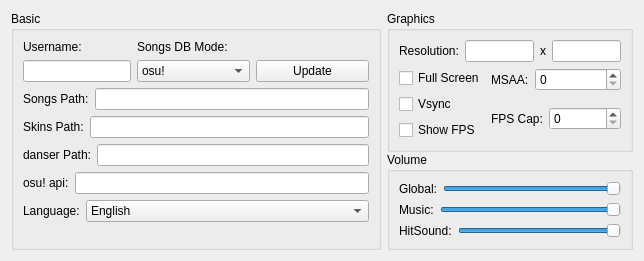
            <widget class="QWidget" name="generalSettings">
             <attribute name="title">
              <string>General</string>
             </attribute>
             <layout class="QGridLayout" name="gridLayout_3">
              <item row="0" column="0">
               <layout class="QGridLayout" name="generalSettingsGridLayout" rowstretch="3,2" columnstretch="3,2">
                <property name="verticalSpacing">
                 <number>0</number>
                </property>
                <item row="0" column="0" rowspan="2">
                 <widget class="QGroupBox" name="basicGroupBox">
                  <property name="title">
                   <string>Basic</string>
                  </property>
                  <layout class="QGridLayout" name="gridLayout_6">
                   <item row="0" column="0">
                    <layout class="QFormLayout" name="basicFormLayout">
                     <property name="horizontalSpacing">
                      <number>6</number>
                     </property>
                     <item row="0" column="0">
                      <layout class="QVBoxLayout" name="usernameVerticalLayout">
                       <item>
                        <widget class="QLabel" name="usernameLabel">
                         <property name="text">
                          <string>Username:</string>
                         </property>
                        </widget>
                       </item>
                       <item>
                        <widget class="QLineEdit" name="usernameLineEdit">
                         <property name="toolTip">
                          <string>Your username (not the username of the replay)</string>
                         </property>
                        </widget>
                       </item>
                      </layout>
                     </item>
                     <item row="0" column="1">
                      <layout class="QGridLayout" name="songsDBGridLayout">
                       <item row="0" column="0" colspan="2">
                        <widget class="QLabel" name="songsDBModeLabel">
                         <property name="text">
                          <string>Songs DB Mode:</string>
                         </property>
                        </widget>
                       </item>
                       <item row="1" column="0">
                        <widget class="QComboBox" name="songsDBModeComboBox">
                         <item>
                          <property name="text">
                           <string notr="true">osu!</string>
                          </property>
                         </item>
                         <item>
                          <property name="text">
                           <string notr="true">danser</string>
                          </property>
                         </item>
                        </widget>
                       </item>
                       <item row="1" column="1">
                        <widget class="QPushButton" name="songsDBUpdatePushButton">
                         <property name="text">
                          <string>Update</string>
                         </property>
                        </widget>
                       </item>
                      </layout>
                     </item>
                     <item row="1" column="0" colspan="2">
                      <layout class="QFormLayout" name="songsPathFormLayout">
                       <item row="0" column="0">
                        <widget class="QLabel" name="songsPathLabel">
                         <property name="text">
                          <string>Songs Path:</string>
                         </property>
                        </widget>
                       </item>
                       <item row="0" column="1">
                        <widget class="QClickedLineEdit" name="songsPathLineEdit">
                         <property name="readOnly">
                          <bool>true</bool>
                         </property>
                        </widget>
                       </item>
                      </layout>
                     </item>
                     <item row="2" column="0" colspan="2">
                      <layout class="QFormLayout" name="skinsPathFormLayout">
                       <item row="0" column="0">
                        <widget class="QLabel" name="skinsPathLabel">
                         <property name="text">
                          <string>Skins Path:</string>
                         </property>
                        </widget>
                       </item>
                       <item row="0" column="1">
                        <widget class="QClickedLineEdit" name="skinsPathLineEdit">
                         <property name="readOnly">
                          <bool>true</bool>
                         </property>
                        </widget>
                       </item>
                      </layout>
                     </item>
                     <item row="3" column="0" colspan="2">
                      <layout class="QFormLayout" name="danserPathFormLayout">
                       <item row="0" column="0">
                        <widget class="QLabel" name="danserPathLabel">
                         <property name="text">
                          <string>danser Path:</string>
                         </property>
                        </widget>
                       </item>
                       <item row="0" column="1">
                        <widget class="QClickedLineEdit" name="danserPathLineEdit">
                         <property name="readOnly">
                          <bool>true</bool>
                         </property>
                        </widget>
                       </item>
                      </layout>
                     </item>
                     <item row="4" column="0" colspan="2">
                      <layout class="QFormLayout" name="osuApiFormLayout">
                       <item row="0" column="0">
                        <widget class="QLabel" name="osuApiPathLabel">
                         <property name="text">
                          <string>osu! api:</string>
                         </property>
                        </widget>
                       </item>
                       <item row="0" column="1">
                        <widget class="QLineEdit" name="osuApiLineEdit">
                         <property name="toolTip">
                          <string>get it from https://osu.ppy.sh/api/</string>
                         </property>
                         <property name="echoMode">
                          <enum>QLineEdit::Password</enum>
                         </property>
                        </widget>
                       </item>
                      </layout>
                     </item>
                     <item row="5" column="0" colspan="2">
                      <layout class="QFormLayout" name="languageFormLayout">
                       <item row="0" column="0">
                        <widget class="QLabel" name="languageLabel">
                         <property name="text">
                          <string>Language:</string>
                         </property>
                        </widget>
                       </item>
                       <item row="0" column="1">
                        <widget class="QComboBox" name="languageComboBox">
                         <item>
                          <property name="text">
                           <string>English</string>
                          </property>
                         </item>
                         <item>
                          <property name="text">
                           <string>Chinese(Simplified)</string>
                          </property>
                         </item>
                        </widget>
                       </item>
                      </layout>
                     </item>
                    </layout>
                   </item>
                  </layout>
                 </widget>
                </item>
                <item row="1" column="1">
                 <widget class="QGroupBox" name="volumeGroupBox">
                  <property name="title">
                   <string>Volume</string>
                  </property>
                  <layout class="QVBoxLayout" name="verticalLayout_6">
                   <item>
                    <layout class="QVBoxLayout" name="volumeVerticalLayout">
                     <item>
                      <layout class="QFormLayout" name="globalVolumeFormLayout">
                       <item row="0" column="0">
                        <widget class="QLabel" name="globalVolumeLabel">
                         <property name="text">
                          <string>Global:</string>
                         </property>
                        </widget>
                       </item>
                       <item row="0" column="1">
                        <widget class="QLabeledSlider" name="globalVolumeSlider">
                         <property name="cursor">
                          <cursorShape>SizeHorCursor</cursorShape>
                         </property>
                         <property name="mouseTracking">
                          <bool>false</bool>
                         </property>
                         <property name="layoutDirection">
                          <enum>Qt::LeftToRight</enum>
                         </property>
                         <property name="autoFillBackground">
                          <bool>false</bool>
                         </property>
                         <property name="inputMethodHints">
                          <set>Qt::ImhNone</set>
                         </property>
                         <property name="maximum">
                          <number>100</number>
                         </property>
                         <property name="value">
                          <number>100</number>
                         </property>
                         <property name="tracking">
                          <bool>false</bool>
                         </property>
                         <property name="orientation">
                          <enum>Qt::Horizontal</enum>
                         </property>
                         <property name="invertedAppearance">
                          <bool>false</bool>
                         </property>
                         <property name="invertedControls">
                          <bool>false</bool>
                         </property>
                         <property name="tickPosition">
                          <enum>QSlider::NoTicks</enum>
                         </property>
                        </widget>
                       </item>
                      </layout>
                     </item>
                     <item>
                      <layout class="QFormLayout" name="musicVolumeFormLayout">
                       <item row="0" column="0">
                        <widget class="QLabel" name="musicVolumeLabel">
                         <property name="text">
                          <string>Music:</string>
                         </property>
                        </widget>
                       </item>
                       <item row="0" column="1">
                        <widget class="QLabeledSlider" name="musicVolumeSlider">
                         <property name="cursor">
                          <cursorShape>SizeHorCursor</cursorShape>
                         </property>
                         <property name="maximum">
                          <number>100</number>
                         </property>
                         <property name="value">
                          <number>100</number>
                         </property>
                         <property name="orientation">
                          <enum>Qt::Horizontal</enum>
                         </property>
                        </widget>
                       </item>
                      </layout>
                     </item>
                     <item>
                      <layout class="QFormLayout" name="hitSoundVolumeFormLayout">
                       <item row="0" column="0">
                        <widget class="QLabel" name="hitSoundVolumeLabel">
                         <property name="text">
                          <string>HitSound:</string>
                         </property>
                        </widget>
                       </item>
                       <item row="0" column="1">
                        <widget class="QLabeledSlider" name="hitSoundVolumeSlider">
                         <property name="cursor">
                          <cursorShape>SizeHorCursor</cursorShape>
                         </property>
                         <property name="maximum">
                          <number>100</number>
                         </property>
                         <property name="value">
                          <number>100</number>
                         </property>
                         <property name="orientation">
                          <enum>Qt::Horizontal</enum>
                         </property>
                         <property name="invertedAppearance">
                          <bool>false</bool>
                         </property>
                         <property name="invertedControls">
                          <bool>false</bool>
                         </property>
                         <property name="tickPosition">
                          <enum>QSlider::NoTicks</enum>
                         </property>
                        </widget>
                       </item>
                      </layout>
                     </item>
                    </layout>
                   </item>
                  </layout>
                 </widget>
                </item>
                <item row="0" column="1">
                 <widget class="QGroupBox" name="graphicsGroupBox">
                  <property name="title">
                   <string>Graphics</string>
                  </property>
                  <layout class="QGridLayout" name="gridLayout_5">
                   <item row="0" column="0">
                    <layout class="QVBoxLayout" name="graphicsVerticalLayout" stretch="2,2">
                     <item>
                      <layout class="QHBoxLayout" name="graphicsResolutionHorizontalLayout">
                       <property name="spacing">
                        <number>6</number>
                       </property>
                       <item>
                        <widget class="QLabel" name="resolutionLabel">
                         <property name="text">
                          <string>Resolution:</string>
                         </property>
                        </widget>
                       </item>
                       <item>
                        <widget class="QLineEdit" name="graphicsWidth"/>
                       </item>
                       <item>
                        <widget class="QLabel" name="resolutionMiddleX">
                         <property name="text">
                          <string notr="true">x</string>
                         </property>
                        </widget>
                       </item>
                       <item>
                        <widget class="QLineEdit" name="graphicsHeight"/>
                       </item>
                      </layout>
                     </item>
                     <item>
                      <layout class="QFormLayout" name="graphicsOtherFormLayout">
                       <item row="0" column="0">
                        <layout class="QVBoxLayout" name="graphicsOtherCheckBoxVerticalLayout">
                         <item>
                          <widget class="QCheckBox" name="fullScreenCheckBox">
                           <property name="text">
                            <string>Full Screen</string>
                           </property>
                          </widget>
                         </item>
                         <item>
                          <widget class="QCheckBox" name="vsyncCheckBox">
                           <property name="text">
                            <string>Vsync</string>
                           </property>
                          </widget>
                         </item>
                         <item>
                          <widget class="QCheckBox" name="showFPSCheckBox">
                           <property name="text">
                            <string>Show FPS</string>
                           </property>
                          </widget>
                         </item>
                        </layout>
                       </item>
                       <item row="0" column="1">
                        <layout class="QVBoxLayout" name="graphicsOtherSpinBoxVerticalLayout">
                         <item>
                          <layout class="QFormLayout" name="MSAAFormLayout">
                           <item row="0" column="0">
                            <widget class="QLabel" name="MSAALabel">
                             <property name="text">
                              <string>MSAA:</string>
                             </property>
                            </widget>
                           </item>
                           <item row="0" column="1">
                            <widget class="QSpinBox" name="MSAASpinBox">
                             <property name="minimum">
                              <number>0</number>
                             </property>
                             <property name="maximum">
                              <number>16</number>
                             </property>
                            </widget>
                           </item>
                          </layout>
                         </item>
                         <item>
                          <layout class="QFormLayout" name="FPSCapFormLayout">
                           <item row="0" column="0">
                            <widget class="QLabel" name="FPSCapLabel">
                             <property name="text">
                              <string>FPS Cap:</string>
                             </property>
                            </widget>
                           </item>
                           <item row="0" column="1">
                            <widget class="QSpinBox" name="FPSCapSpinBox">
                             <property name="minimum">
                              <number>0</number>
                             </property>
                             <property name="maximum">
                              <number>10000</number>
                             </property>
                            </widget>
                           </item>
                          </layout>
                         </item>
                        </layout>
                       </item>
                      </layout>
                     </item>
                    </layout>
                   </item>
                  </layout>
                 </widget>
                </item>
               </layout>
              </item>
             </layout>
            </widget>
